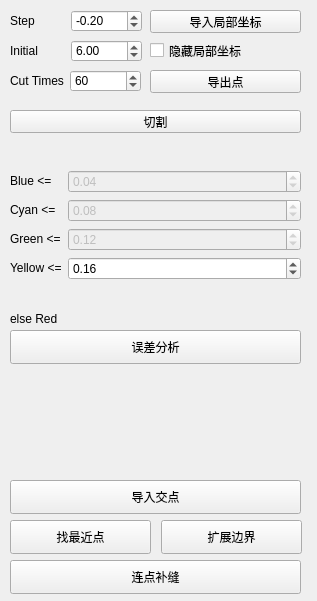
<?xml version="1.0" encoding="UTF-8"?>
<ui version="4.0">
 <class>Form</class>
 <widget class="QWidget" name="Form">
  <property name="geometry">
   <rect>
    <x>0</x>
    <y>0</y>
    <width>317</width>
    <height>601</height>
   </rect>
  </property>
  <property name="windowTitle">
   <string>Form</string>
  </property>
  <widget class="QPushButton" name="projectButton">
   <property name="geometry">
    <rect>
     <x>210</x>
     <y>730</y>
     <width>151</width>
     <height>23</height>
    </rect>
   </property>
   <property name="text">
    <string>投影(沿法向)</string>
   </property>
  </widget>
  <widget class="QPushButton" name="deformatinoNonProButton">
   <property name="geometry">
    <rect>
     <x>200</x>
     <y>760</y>
     <width>161</width>
     <height>23</height>
    </rect>
   </property>
   <property name="text">
    <string>形变（非投影）</string>
   </property>
  </widget>
  <widget class="QPushButton" name="alignTemButton">
   <property name="geometry">
    <rect>
     <x>410</x>
     <y>640</y>
     <width>111</width>
     <height>23</height>
    </rect>
   </property>
   <property name="text">
    <string>移动模型</string>
   </property>
  </widget>
  <widget class="QPushButton" name="importSetTemButton">
   <property name="geometry">
    <rect>
     <x>410</x>
     <y>610</y>
     <width>111</width>
     <height>23</height>
    </rect>
   </property>
   <property name="text">
    <string>导入模板局部坐标</string>
   </property>
  </widget>
  <widget class="QDoubleSpinBox" name="zAdjustdoubleSpinBox">
   <property name="geometry">
    <rect>
     <x>39</x>
     <y>735</y>
     <width>62</width>
     <height>22</height>
    </rect>
   </property>
   <property name="minimum">
    <double>-99.989999999999995</double>
   </property>
   <property name="singleStep">
    <double>0.200000000000000</double>
   </property>
  </widget>
  <widget class="QPushButton" name="saveAdjustButton">
   <property name="geometry">
    <rect>
     <x>30</x>
     <y>770</y>
     <width>75</width>
     <height>23</height>
    </rect>
   </property>
   <property name="text">
    <string>保存调整</string>
   </property>
  </widget>
  <widget class="QDoubleSpinBox" name="xAdjustdoubleSpinBox">
   <property name="geometry">
    <rect>
     <x>39</x>
     <y>675</y>
     <width>62</width>
     <height>22</height>
    </rect>
   </property>
   <property name="minimum">
    <double>-99.989999999999995</double>
   </property>
   <property name="singleStep">
    <double>0.200000000000000</double>
   </property>
  </widget>
  <widget class="QDoubleSpinBox" name="yAdjustdoubleSpinBox">
   <property name="geometry">
    <rect>
     <x>39</x>
     <y>705</y>
     <width>62</width>
     <height>22</height>
    </rect>
   </property>
   <property name="minimum">
    <double>-99.989999999999995</double>
   </property>
   <property name="singleStep">
    <double>0.200000000000000</double>
   </property>
  </widget>
  <widget class="QDoubleSpinBox" name="scaledoubleSpinBox">
   <property name="geometry">
    <rect>
     <x>110</x>
     <y>680</y>
     <width>62</width>
     <height>22</height>
    </rect>
   </property>
   <property name="maximum">
    <double>2.000000000000000</double>
   </property>
   <property name="singleStep">
    <double>0.050000000000000</double>
   </property>
   <property name="value">
    <double>1.000000000000000</double>
   </property>
  </widget>
  <widget class="QPushButton" name="exportMeshButton">
   <property name="geometry">
    <rect>
     <x>30</x>
     <y>800</y>
     <width>75</width>
     <height>23</height>
    </rect>
   </property>
   <property name="text">
    <string>导出mesh</string>
   </property>
  </widget>
  <widget class="QPushButton" name="importSetButton_2">
   <property name="geometry">
    <rect>
     <x>150</x>
     <y>10</y>
     <width>151</width>
     <height>23</height>
    </rect>
   </property>
   <property name="text">
    <string>导入局部坐标</string>
   </property>
  </widget>
  <widget class="QPushButton" name="defomationTemButton">
   <property name="geometry">
    <rect>
     <x>410</x>
     <y>550</y>
     <width>101</width>
     <height>23</height>
    </rect>
   </property>
   <property name="text">
    <string>模板形变</string>
   </property>
  </widget>
  <widget class="QPushButton" name="repairButton">
   <property name="geometry">
    <rect>
     <x>421</x>
     <y>575</y>
     <width>81</width>
     <height>23</height>
    </rect>
   </property>
   <property name="text">
    <string>模板缝合</string>
   </property>
  </widget>
  <widget class="QPushButton" name="deformationButton">
   <property name="geometry">
    <rect>
     <x>210</x>
     <y>670</y>
     <width>151</width>
     <height>23</height>
    </rect>
   </property>
   <property name="text">
    <string>形变(投影)</string>
   </property>
  </widget>
  <widget class="QPushButton" name="deformationAutoButton">
   <property name="geometry">
    <rect>
     <x>210</x>
     <y>700</y>
     <width>151</width>
     <height>23</height>
    </rect>
   </property>
   <property name="text">
    <string>形变（一步到位）</string>
   </property>
  </widget>
  <widget class="QWidget" name="layoutWidget">
   <property name="geometry">
    <rect>
     <x>400</x>
     <y>10</y>
     <width>239</width>
     <height>511</height>
    </rect>
   </property>
   <layout class="QVBoxLayout" name="verticalLayout">
    <item>
     <widget class="QPushButton" name="importSetButton">
      <property name="text">
       <string>导入局部坐标</string>
      </property>
     </widget>
    </item>
    <item>
     <widget class="QPushButton" name="projectBarycentreButton">
      <property name="text">
       <string>投影(指向中心)</string>
      </property>
     </widget>
    </item>
    <item>
     <widget class="QPushButton" name="deformationButton2">
      <property name="text">
       <string>形变(投影)2</string>
      </property>
     </widget>
    </item>
    <item>
     <layout class="QHBoxLayout" name="horizontalLayout">
      <item>
       <widget class="QPushButton" name="getBoundaryTemButton">
        <property name="text">
         <string>找到边界（模板）</string>
        </property>
       </widget>
      </item>
      <item>
       <widget class="QCheckBox" name="checkBoxShowPoints">
        <property name="text">
         <string>看点</string>
        </property>
       </widget>
      </item>
     </layout>
    </item>
    <item>
     <widget class="QPushButton" name="deformationAutoButton2">
      <property name="text">
       <string>形变2（一步到位）</string>
      </property>
     </widget>
    </item>
    <item>
     <widget class="QPushButton" name="smoothRootButton">
      <property name="text">
       <string>平滑牙根</string>
      </property>
     </widget>
    </item>
    <item>
     <widget class="QPushButton" name="deleteProButton">
      <property name="text">
       <string>删除投影面片</string>
      </property>
     </widget>
    </item>
    <item>
     <widget class="QPushButton" name="copyMeshButton">
      <property name="text">
       <string>复制</string>
      </property>
     </widget>
    </item>
    <item>
     <widget class="QPushButton" name="findBoundaryButton">
      <property name="text">
       <string>识别洞</string>
      </property>
     </widget>
    </item>
    <item>
     <widget class="QPushButton" name="sortBorderButton">
      <property name="text">
       <string>边界排序</string>
      </property>
     </widget>
    </item>
    <item>
     <widget class="QPushButton" name="fillGapButton">
      <property name="text">
       <string>缝合</string>
      </property>
     </widget>
    </item>
    <item>
     <widget class="QPushButton" name="smoothGapButton">
      <property name="text">
       <string>平滑接缝</string>
      </property>
     </widget>
    </item>
   </layout>
  </widget>
  <widget class="QPushButton" name="cutButton">
   <property name="geometry">
    <rect>
     <x>10</x>
     <y>110</y>
     <width>291</width>
     <height>23</height>
    </rect>
   </property>
   <property name="text">
    <string>切割</string>
   </property>
  </widget>
  <widget class="QPushButton" name="mergeButton">
   <property name="geometry">
    <rect>
     <x>0</x>
     <y>610</y>
     <width>112</width>
     <height>34</height>
    </rect>
   </property>
   <property name="text">
    <string>合并模型</string>
   </property>
  </widget>
  <widget class="QPushButton" name="findNeastestPointsButton">
   <property name="geometry">
    <rect>
     <x>10</x>
     <y>520</y>
     <width>141</width>
     <height>34</height>
    </rect>
   </property>
   <property name="text">
    <string>找最近点</string>
   </property>
  </widget>
  <widget class="QPushButton" name="normalizeButton">
   <property name="geometry">
    <rect>
     <x>120</x>
     <y>610</y>
     <width>112</width>
     <height>34</height>
    </rect>
   </property>
   <property name="text">
    <string>模型标准化</string>
   </property>
  </widget>
  <widget class="QLabel" name="label">
   <property name="geometry">
    <rect>
     <x>10</x>
     <y>10</y>
     <width>54</width>
     <height>21</height>
    </rect>
   </property>
   <property name="text">
    <string>Step</string>
   </property>
  </widget>
  <widget class="QCheckBox" name="checkBoxHideAxis">
   <property name="geometry">
    <rect>
     <x>150</x>
     <y>40</y>
     <width>121</width>
     <height>21</height>
    </rect>
   </property>
   <property name="text">
    <string>隐藏局部坐标</string>
   </property>
  </widget>
  <widget class="QDoubleSpinBox" name="doubleSpinBoxPerStep">
   <property name="geometry">
    <rect>
     <x>71</x>
     <y>10</y>
     <width>71</width>
     <height>22</height>
    </rect>
   </property>
   <property name="minimum">
    <double>-99.000000000000000</double>
   </property>
   <property name="singleStep">
    <double>0.100000000000000</double>
   </property>
   <property name="value">
    <double>-0.200000000000000</double>
   </property>
  </widget>
  <widget class="QPushButton" name="exportPButton">
   <property name="geometry">
    <rect>
     <x>150</x>
     <y>70</y>
     <width>151</width>
     <height>23</height>
    </rect>
   </property>
   <property name="text">
    <string>导出点</string>
   </property>
  </widget>
  <widget class="QSpinBox" name="spinBoxCutTimes">
   <property name="geometry">
    <rect>
     <x>70</x>
     <y>70</y>
     <width>71</width>
     <height>22</height>
    </rect>
   </property>
   <property name="maximum">
    <number>999</number>
   </property>
   <property name="value">
    <number>60</number>
   </property>
  </widget>
  <widget class="QLabel" name="label_2">
   <property name="geometry">
    <rect>
     <x>10</x>
     <y>40</y>
     <width>54</width>
     <height>21</height>
    </rect>
   </property>
   <property name="text">
    <string>Initial</string>
   </property>
  </widget>
  <widget class="QDoubleSpinBox" name="doubleSpinBoxPlaneOffset">
   <property name="geometry">
    <rect>
     <x>71</x>
     <y>40</y>
     <width>71</width>
     <height>22</height>
    </rect>
   </property>
   <property name="minimum">
    <double>-99.000000000000000</double>
   </property>
   <property name="value">
    <double>6.000000000000000</double>
   </property>
  </widget>
  <widget class="QLabel" name="label_3">
   <property name="geometry">
    <rect>
     <x>10</x>
     <y>70</y>
     <width>54</width>
     <height>21</height>
    </rect>
   </property>
   <property name="text">
    <string>Cut Times</string>
   </property>
  </widget>
  <widget class="QLabel" name="toothinfo">
   <property name="geometry">
    <rect>
     <x>10</x>
     <y>140</y>
     <width>291</width>
     <height>21</height>
    </rect>
   </property>
   <property name="text">
    <string/>
   </property>
  </widget>
  <widget class="QPushButton" name="exportPButton2">
   <property name="geometry">
    <rect>
     <x>0</x>
     <y>640</y>
     <width>112</width>
     <height>34</height>
    </rect>
   </property>
   <property name="text">
    <string>导出点集</string>
   </property>
  </widget>
  <widget class="QPushButton" name="errorMapButton">
   <property name="geometry">
    <rect>
     <x>10</x>
     <y>330</y>
     <width>291</width>
     <height>34</height>
    </rect>
   </property>
   <property name="text">
    <string>误差分析</string>
   </property>
  </widget>
  <widget class="QLabel" name="label_8">
   <property name="geometry">
    <rect>
     <x>10</x>
     <y>310</y>
     <width>161</width>
     <height>18</height>
    </rect>
   </property>
   <property name="text">
    <string>else Red</string>
   </property>
  </widget>
  <widget class="QWidget" name="layoutWidget">
   <property name="geometry">
    <rect>
     <x>10</x>
     <y>170</y>
     <width>291</width>
     <height>129</height>
    </rect>
   </property>
   <layout class="QFormLayout" name="formLayout">
    <item row="0" column="0">
     <widget class="QLabel" name="label_4">
      <property name="text">
       <string>Blue &lt;=</string>
      </property>
     </widget>
    </item>
    <item row="0" column="1">
     <widget class="QDoubleSpinBox" name="doubleSpinBox">
      <property name="enabled">
       <bool>false</bool>
      </property>
      <property name="singleStep">
       <double>0.010000000000000</double>
      </property>
      <property name="value">
       <double>0.040000000000000</double>
      </property>
     </widget>
    </item>
    <item row="1" column="0">
     <widget class="QLabel" name="label_5">
      <property name="text">
       <string>Cyan &lt;=</string>
      </property>
     </widget>
    </item>
    <item row="1" column="1">
     <widget class="QDoubleSpinBox" name="doubleSpinBox_2">
      <property name="enabled">
       <bool>false</bool>
      </property>
      <property name="singleStep">
       <double>0.010000000000000</double>
      </property>
      <property name="value">
       <double>0.080000000000000</double>
      </property>
     </widget>
    </item>
    <item row="2" column="0">
     <widget class="QLabel" name="label_6">
      <property name="text">
       <string>Green &lt;=</string>
      </property>
     </widget>
    </item>
    <item row="2" column="1">
     <widget class="QDoubleSpinBox" name="doubleSpinBox_3">
      <property name="enabled">
       <bool>false</bool>
      </property>
      <property name="singleStep">
       <double>0.010000000000000</double>
      </property>
      <property name="value">
       <double>0.120000000000000</double>
      </property>
     </widget>
    </item>
    <item row="3" column="0">
     <widget class="QLabel" name="label_7">
      <property name="text">
       <string>Yellow &lt;=</string>
      </property>
     </widget>
    </item>
    <item row="3" column="1">
     <widget class="QDoubleSpinBox" name="doubleSpinBox_4">
      <property name="singleStep">
       <double>0.010000000000000</double>
      </property>
      <property name="value">
       <double>0.160000000000000</double>
      </property>
     </widget>
    </item>
   </layout>
  </widget>
  <widget class="QLabel" name="errorinfo">
   <property name="geometry">
    <rect>
     <x>10</x>
     <y>380</y>
     <width>291</width>
     <height>41</height>
    </rect>
   </property>
   <property name="text">
    <string/>
   </property>
  </widget>
  <widget class="QLabel" name="errorinfo_2">
   <property name="geometry">
    <rect>
     <x>10</x>
     <y>420</y>
     <width>291</width>
     <height>51</height>
    </rect>
   </property>
   <property name="text">
    <string/>
   </property>
  </widget>
  <widget class="QPushButton" name="invertNormalButton">
   <property name="geometry">
    <rect>
     <x>250</x>
     <y>640</y>
     <width>121</width>
     <height>34</height>
    </rect>
   </property>
   <property name="text">
    <string>翻转点云法向</string>
   </property>
  </widget>
  <widget class="QPushButton" name="invertNormalFaceButton">
   <property name="geometry">
    <rect>
     <x>120</x>
     <y>640</y>
     <width>121</width>
     <height>34</height>
    </rect>
   </property>
   <property name="text">
    <string>翻转mesh法向</string>
   </property>
  </widget>
  <widget class="QPushButton" name="extendBorderButton">
   <property name="geometry">
    <rect>
     <x>161</x>
     <y>520</y>
     <width>141</width>
     <height>34</height>
    </rect>
   </property>
   <property name="text">
    <string>扩展边界</string>
   </property>
  </widget>
  <widget class="QPushButton" name="linkPointsButton">
   <property name="geometry">
    <rect>
     <x>10</x>
     <y>560</y>
     <width>291</width>
     <height>34</height>
    </rect>
   </property>
   <property name="text">
    <string>连点补缝</string>
   </property>
  </widget>
  <widget class="QPushButton" name="importInsectionPButton">
   <property name="geometry">
    <rect>
     <x>10</x>
     <y>480</y>
     <width>291</width>
     <height>34</height>
    </rect>
   </property>
   <property name="text">
    <string>导入交点</string>
   </property>
  </widget>
 </widget>
 <resources/>
 <connections/>
</ui>
